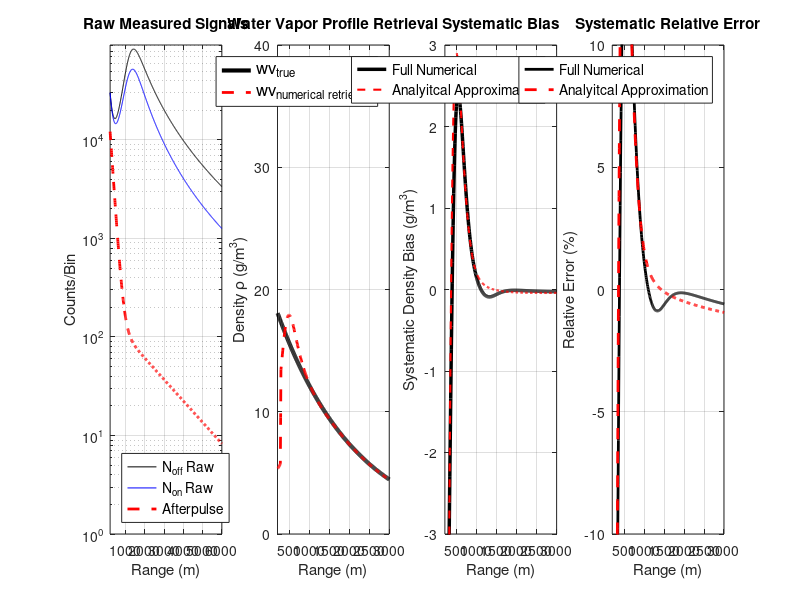

This figure's MATLAB source:
%% MicroPulse DIAL Afterpulse Error Simulation 

clear; close all; 

%% Initialization and Unit Conversion

% System Parameters
tau_pulse = 1e-6;         % Pulse width (s)
R_start = 200;              % Start range for retrieval (m)
R_end = 6000;               % End range for retrieval (m)
dR = 7.5;                   % Range resolution (m/bin)
P_laser = 50e-3;            % Avg laser power (W) 
sigma_on_cm2 =0.5e-23;    % Online cross-section (cm^2/molecule)
sigma_off_cm2 = 7.0e-25;    % Offline cross-section (cm^2/molecule)

% Detector Afterpulse Parameters
N_dark = 5;                   % Constant Dark Count Rate (counts/bin)
lambda_AP_1 = 150;            % Afterpulse decay length 1 (m)
lambda_AP_2 = 2000;           % Afterpulse decay length 2 (m)
A_1 = 1;                      % Scaling factor for short decay component
A_2 = 1/80;                   % Scaling factor for long decay component
AP_fraction = 4e-15;          % Afterpulse peak as fraction of C_sys
C_sys_scale = 0.4e18;         % Scales the counts/bin to something reasonable
M = 20;  		      % Smoothing (150 m / 7.5 m/bin = 20 bins) to simulate 1µs pulse

% Geometric Overlap Parameters
R_full_overlap = 1250;       % Range at which O(R) approaches 1 (m)
R_sigmoid_width = 175;

% Simple Atmosphere Parameters 
wv_mass_surf = 20;        % Water Vapor Density Profile
wv_mass_true = @(R) wv_mass_surf .* exp(-R/2000); % Mass density profile (g/m^3)
alpha_non_abs = 1e-8;     % Total aerosol and molecular (non-absorbing) extinction (m^-1)
beta_a = 1e-7;            % general backscatter coefficient (m^-1 sr^-1)
beta_R = @(R) beta_a.* exp(-R/8000); % backscatter profile (m^-1 sr^-1)

% Constants and conversions
c = 3e8;                    % Speed of light (m/s)
M_H2O = 18.015;             % Molar mass of water (g/mol)
N_A = 6.022e23;             % Avogadro's number (molecules/mol)
sigma_on = sigma_on_cm2 * 1e-4;    
sigma_off = sigma_off_cm2 * 1e-4;  
GM_to_NUM = N_A / M_H2O;    % (g/m^3) -> (molecules/m^3)
K_on = sigma_on * GM_to_NUM;
K_off = sigma_off * GM_to_NUM;
K_delta = K_on - K_off;      % Differential Absorption Factor

% Range Vector
R = (R_start : dR : R_end)';
N_bins = length(R);

% Midpoint range vector for plotting (N_bins - 1 length)
R_plot = R(1:end-1) + dR/2;

%% Lidar Forward Model 

% System Constant
C_sys = (P_laser * c * tau_pulse / 2) * C_sys_scale; 

% Geometric Overlap Function 
O_R_model = 1 ./ (1 + exp(-(R - R_full_overlap) / R_sigmoid_width));
O_R_model(R < R_start) = 0; % Ensure 0 until the start of the retrieval
O_R = O_R_model;
% figure(2)
%   semilogy(R, O_R)


% Extinction and Optical Depth
alpha_off = alpha_non_abs + K_off * wv_mass_true(R);
alpha_on = alpha_non_abs + K_on * wv_mass_true(R);
OD_off = cumsum( alpha_off * dR );
OD_on = cumsum( alpha_on * dR );

% True number online and offline counts
N_on_true = C_sys * (1./R.^2) .* O_R .* beta_R(R) .* exp(-2 * OD_on);
N_off_true = C_sys * (1./R.^2) .* O_R .* beta_R(R) .* exp(-2 * OD_off);

% Calculate the derivative of the true signal for the analytical error model
dNoff_dR = gradient(N_off_true, dR);

%% Detector Contamination Model
N_AP_peak = C_sys * AP_fraction;

% Bi-exponential afterpulse function
N_AP_decay = N_AP_peak * (A_1*exp(-(R - R_start)/lambda_AP_1)+ (A_2*exp(-(R - R_start) / lambda_AP_2)));
N_AP_total = N_AP_decay + N_dark;

% Contaminated signal profiles
N_off_raw = N_off_true + N_AP_decay;
N_on_raw = N_on_true + N_AP_decay;

%% Full Numerical Retrieval of contaminated signals
% *** Applying 150 m (20 bin) smoothing for numerical stability ***



% Apply moving average filter to the raw signals
N_off_raw_smooth = movmean(N_off_raw, M);
N_on_raw_smooth = movmean(N_on_raw, M);

% Calculate the contaminated log ratio (using smoothed signals)
Log_Ratio_Raw = log(N_off_raw_smooth ./ N_on_raw_smooth);

% Calculate the derivative (slope) using the finite difference method
dLogRatio_dR_Raw = gradient(Log_Ratio_Raw, dR);

% Apply the DIAL equation to get the full retrieval
rho_retrieved_full = (1 / (2 * K_delta)) * dLogRatio_dR_Raw;

% Set Primary retrieval to the full result
rho_retrieved = rho_retrieved_full;

%% Analytical Error Calculation 
% This recalculates the analytical error term (rho_error_analytical) for comparison

% Term inside the derivative: N_AP * ( 1/N_off_true - 1/N_on_true )
Difference_Term = N_AP_decay .* (1 ./ N_off_true - 1 ./ N_on_true);

% Calculate the derivative of this term using gradient (numerical derivative)
dDifferenceTerm_dR = gradient(Difference_Term, dR);

% Apply the DIAL factor: -1/(2 * K_delta)
rho_error_analytical_full_R = (1 / (2 * K_delta)) * dDifferenceTerm_dR;


%% Error Comparison and Plotting Setup
% True Water Vapor at plotting points
rho_true_plot = wv_mass_true(R_plot);
rho_retrieved_plot = rho_retrieved(1:end-1);
rho_error_analytical = rho_error_analytical_full_R(1:end-1);

% True Systematic Error (Result of Full Retrieval - True Profile) 
rho_error_true = rho_retrieved_plot - rho_true_plot;

% Error of the Analytical Approximation Relative to the True Signal 
Analytical_Relative_Error = 100 * (rho_error_analytical) ./ rho_true_plot;

% % Calculate and Clamp Total Relative Error 
Relative_Error = 100 * (rho_retrieved_plot - rho_true_plot) ./ rho_true_plot;
% max_err = 500;
% Relative_Error(Relative_Error > max_err) = max_err;
% Relative_Error(Relative_Error < -max_err) = -max_err;

% Calculate Water Vapor Optical Depth
R_4km_idx = find(R >= 4000, 1, 'first');
WV_OD_4km = (OD_on(R_4km_idx) - OD_off(R_4km_idx)) % one-way WV OD
disp('should be close to 1 for optimal profile retrievals');
disp('-------------------------------------------------------------------');


%% Plotting Results 
figure('Position', [100, 100, 1400, 450]);

% Raw Measured Signals 
subplot(1, 4, 1);
semilogy(R, N_off_raw, 'k-', 'DisplayName', 'N_{off} Raw'); hold on;
semilogy(R, N_on_raw, 'b-', 'DisplayName', 'N_{on} Raw');
%semilogy(R, N_AP_total, 'g--', 'LineWidth', 2, 'DisplayName', 'Afterpulse+Dark');
semilogy(R, N_AP_decay, 'r--', 'LineWidth', 2, 'DisplayName', 'Afterpulse');
title('Raw Measured Signals');
xlabel('Range (m)');
ylabel('Counts/Bin');
legend('Location', 'southwest','FontSize', 10);
xlim([R_start, R_end]);
ylim([1, max(N_off_raw)*1.1]);
grid on;

% True vs. Retrieved Water Vapor Density
subplot(1, 4, 2);
plot(R_plot, rho_true_plot, 'k-', 'LineWidth', 3, 'DisplayName', 'wv_{true}'); hold on;
plot(R_plot, rho_retrieved_plot, 'r--', 'LineWidth', 2, 'DisplayName', 'wv_{numerical retrieval}');
title('Water Vapor Profile Retrieval');
xlabel('Range (m)');
ylabel('Density \rho (g/m^3)');
legend('Location', 'northeast','FontSize', 12);
ylim([0, wv_mass_surf * 2]);
xlim([R_start, R_end/2]);
grid on;

% Systematic density bias 
subplot(1, 4, 3);
plot(R_plot, rho_error_true,'k-', 'LineWidth', 2.5, 'DisplayName', 'Full Numerical' );
hold on
plot(R_plot, rho_error_analytical,'r--', 'LineWidth', 1.5, 'DisplayName', 'Analyitcal Approximation' );
%plot([R_start, R_end], [0, 0], 'k:', 'LineWidth', 1);
title('Systematic Bias');
xlabel('Range (m)');
ylabel('Systematic Density Bias (g/m^3)');
legend('Location','northeast','FontSize', 10);
ylim([-3, 3]);
xlim([R_start, R_end/2]);
grid on

% Systematic Relative Error 
 subplot(1, 4, 4);
 plot(R_plot, Relative_Error, 'k-', 'LineWidth', 2, 'DisplayName', 'Full Numerical' );
 hold on;
 plot(R_plot, Analytical_Relative_Error, 'r--', 'LineWidth', 2, 'DisplayName', 'Analyitcal Approximation' );
% plot([R_start, R_end], [0, 0], 'k--');
 title('Systematic Relative Error');
 xlabel('Range (m)');
 ylabel('Relative Error (%)');
 legend('Location','northeast','FontSize', 10);
 ylim([-10, 10]);
 xlim([R_start, R_end/2]);
 grid on;



% figure('Position', [100, 100, 1000, 600]);
% 
% % Raw Measured Signals 
% semilogy(R, N_off_raw, 'k-', 'DisplayName', 'N_{off} Raw'); hold on;
% semilogy(R, N_on_raw, 'b-', 'DisplayName', 'N_{on} Raw');
% %semilogy(R, N_AP_total, 'r--', 'LineWidth', 2, 'DisplayName', 'Afterpulse+Dark');
% semilogy(R, N_AP_decay, 'r--', 'LineWidth', 2, 'DisplayName', 'Afterpulse');
% title('Raw Measured Signals');
% xlabel('Range (m)');
% ylabel('Counts/Bin');
% legend('Location', 'southwest','FontSize', 10);
% xlim([R_start, R_end]);
% ylim([1, max(N_off_raw)*1.1]);
% grid on;